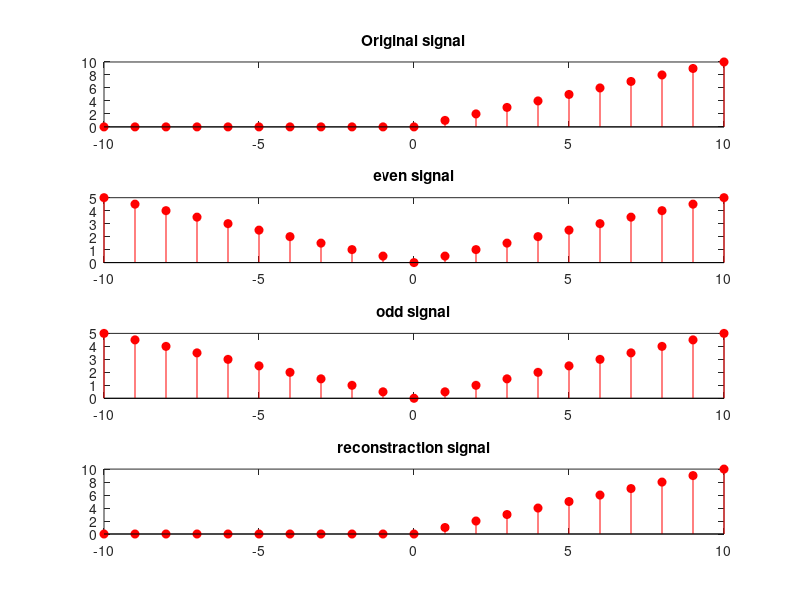

Write the MATLAB code that produced this figure.
% clc; clear; close all;
% t = -10:1:10;
% x = t .* (t >= 0);
% x_neg = fliplr(x);
% 
% x_even = 0.5 * (x + x_neg);
% x_odd  = 0.5 * (x - x_neg);
% 
% figure;
% 
% subplot(4,1,1);
% stem(t, x, 'y', 'filled');
% title('Original Signal x(t)'); grid on;
% 
% subplot(4,1,2);
% stem(t, x_even, 'b', 'filled');
% title('Even Part'); grid on;
% 
% subplot(4,1,3);
% stem(t, x_odd, 'r', 'filled');
% title('Odd Part'); grid on;
% 
% subplot(4,1,4);
% stem(t, x_even + x_odd, 'g', 'filled');
% title('Reconstructed: Even + Odd'); grid on;




clc;clear;clear all;
t = -10:1:10;
x = t .* (t >= 0);
x_neg = fliplr(x);


x_even = 0.5 * (x + x_neg);
x_odd  = 0.5 * (x - x_neg);

figure;

subplot(4,1,1);
stem(t,x,'r','filled');
title("Original signal");

subplot(4,1,2);
stem(t,x_even,'r','filled');
title("even signal");

subplot(4,1,3);
stem(t,x_even,'r','filled');
title("odd signal");

subplot(4,1,4);
stem(t,x_even+x_odd,'r','filled');
title("reconstraction signal");
